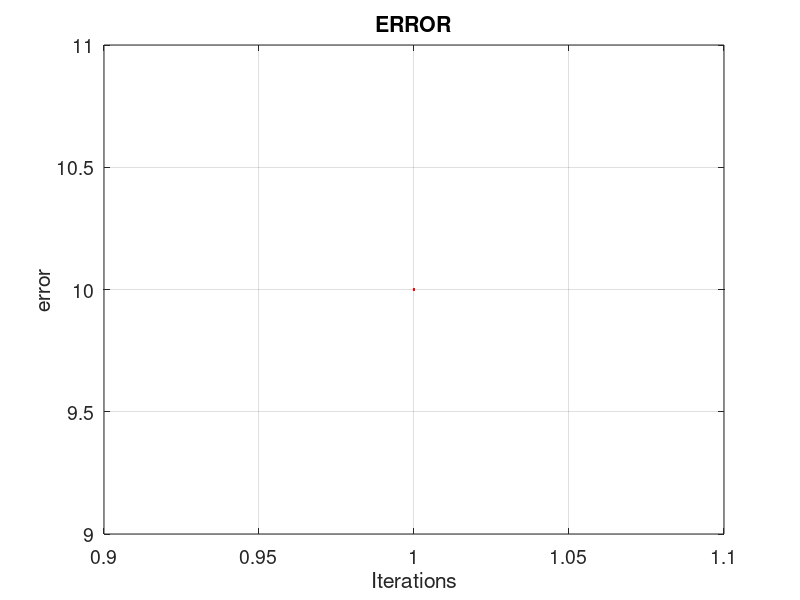

The MATLAB script that drew this image:
xl = 0.1;
xu = 0.5;
i=1;
e(i)=10;
while(e(i)<0.01)
    
    xr=(xl+xu)/2;
    
    g_xl=(log(xl^2)+1)-(exp(xl/2))*cos(pi*xl);

    g_xr=(log(xr^2)+1)-(exp(xr/2))*cos(pi*xr);
    
    g_xu=(log(xu^2)+1)-(exp(xu/2))*cos(pi*xu);
    
    
    if(g_xl*g_xr < 0)
        xu=xr;
        e(i+1)= abs(xr-xl);
    end
    
    if(g_xu*g_xr < 0)
        xl=xr;
        e(i+1)= abs(xu-xr);
    end
    
    i=i+1;
    
    if(g_xu*g_xr == 0)
        xr=xr;
    end
end
tam = size(e);
ite = 1:1:tam(2);
figure('DefaultAxesFontSize',14)
plot (ite,e,'color',[1 0 0],'LineWidth',2);
set(gcf,'color','white');
grid on
xlabel('Iterations')
ylabel('error')
title 'ERROR'
        
        
    
    
    